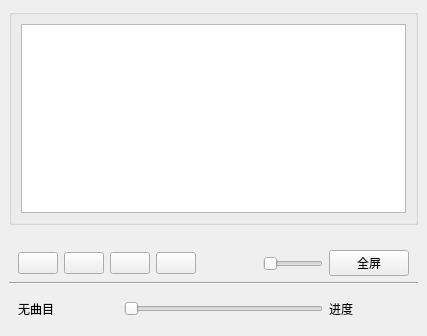
<?xml version="1.0" encoding="UTF-8"?>
<ui version="4.0">
 <class>MainWindow</class>
 <widget class="QMainWindow" name="MainWindow">
  <property name="geometry">
   <rect>
    <x>0</x>
    <y>0</y>
    <width>427</width>
    <height>336</height>
   </rect>
  </property>
  <property name="windowTitle">
   <string>MainWindow</string>
  </property>
  <widget class="QWidget" name="centralwidget">
   <layout class="QVBoxLayout" name="verticalLayout_2">
    <item>
     <widget class="QGroupBox" name="groupBox">
      <property name="title">
       <string/>
      </property>
      <layout class="QVBoxLayout" name="verticalLayout">
       <item>
        <widget class="QGraphicsView" name="graphicsView"/>
       </item>
      </layout>
     </widget>
    </item>
    <item>
     <widget class="QWidget" name="widget_3" native="true">
      <property name="minimumSize">
       <size>
        <width>0</width>
        <height>45</height>
       </size>
      </property>
      <property name="maximumSize">
       <size>
        <width>16777215</width>
        <height>25</height>
       </size>
      </property>
      <layout class="QHBoxLayout" name="horizontalLayout_2">
       <item>
        <widget class="QPushButton" name="btnAdd">
         <property name="text">
          <string/>
         </property>
         <property name="icon">
          <iconset resource="res.qrc">
           <normaloff>:/images/images/001.GIF</normaloff>:/images/images/001.GIF</iconset>
         </property>
        </widget>
       </item>
       <item>
        <widget class="QPushButton" name="btnPlay">
         <property name="text">
          <string/>
         </property>
         <property name="icon">
          <iconset resource="res.qrc">
           <normaloff>:/images/images/620.bmp</normaloff>:/images/images/620.bmp</iconset>
         </property>
        </widget>
       </item>
       <item>
        <widget class="QPushButton" name="btnPause">
         <property name="text">
          <string/>
         </property>
         <property name="icon">
          <iconset resource="res.qrc">
           <normaloff>:/images/images/622.bmp</normaloff>:/images/images/622.bmp</iconset>
         </property>
        </widget>
       </item>
       <item>
        <widget class="QPushButton" name="btnStop">
         <property name="text">
          <string/>
         </property>
         <property name="icon">
          <iconset resource="res.qrc">
           <normaloff>:/images/images/624.bmp</normaloff>:/images/images/624.bmp</iconset>
         </property>
        </widget>
       </item>
       <item>
        <spacer name="horizontalSpacer">
         <property name="orientation">
          <enum>Qt::Horizontal</enum>
         </property>
         <property name="sizeHint" stdset="0">
          <size>
           <width>40</width>
           <height>20</height>
          </size>
         </property>
        </spacer>
       </item>
       <item>
        <widget class="QPushButton" name="btnSound">
         <property name="text">
          <string/>
         </property>
         <property name="icon">
          <iconset resource="res.qrc">
           <normaloff>:/images/images/volumn.bmp</normaloff>:/images/images/volumn.bmp</iconset>
         </property>
         <property name="flat">
          <bool>true</bool>
         </property>
        </widget>
       </item>
       <item>
        <widget class="QSlider" name="sliderVolumn">
         <property name="orientation">
          <enum>Qt::Horizontal</enum>
         </property>
        </widget>
       </item>
       <item>
        <widget class="QPushButton" name="pushButton">
         <property name="text">
          <string>全屏</string>
         </property>
         <property name="icon">
          <iconset resource="res.qrc">
           <normaloff>:/images/images/237.GIF</normaloff>:/images/images/237.GIF</iconset>
         </property>
        </widget>
       </item>
      </layout>
     </widget>
    </item>
    <item>
     <widget class="Line" name="line">
      <property name="orientation">
       <enum>Qt::Horizontal</enum>
      </property>
     </widget>
    </item>
    <item>
     <widget class="QWidget" name="widget_2" native="true">
      <property name="maximumSize">
       <size>
        <width>16777215</width>
        <height>45</height>
       </size>
      </property>
      <layout class="QHBoxLayout" name="horizontalLayout">
       <item>
        <widget class="QLabel" name="LabCurMedia">
         <property name="minimumSize">
          <size>
           <width>100</width>
           <height>0</height>
          </size>
         </property>
         <property name="text">
          <string>无曲目</string>
         </property>
        </widget>
       </item>
       <item>
        <widget class="QSlider" name="sliderPosition">
         <property name="orientation">
          <enum>Qt::Horizontal</enum>
         </property>
        </widget>
       </item>
       <item>
        <widget class="QLabel" name="LabRatio">
         <property name="minimumSize">
          <size>
           <width>80</width>
           <height>0</height>
          </size>
         </property>
         <property name="text">
          <string>进度</string>
         </property>
        </widget>
       </item>
      </layout>
     </widget>
    </item>
   </layout>
  </widget>
 </widget>
 <resources>
  <include location="res.qrc"/>
 </resources>
 <connections/>
</ui>
